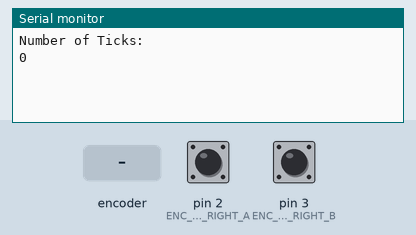
The sketch below on a simulated Arduino Uno, built with avr-gcc and run on an emulated ATmega328P. Shown: the last lines printed to the serial monitor. Inputs (shaded band) come from the test bench; at power-on: pin 2 (ENC_IN_RIGHT_A) HIGH, pin 3 (ENC_IN_RIGHT_B) HIGH.

Above: at 1.2 s.
1.3 s: rotary encoder on pin 2 (ENC_IN_RIGHT_A) / pin 3 (ENC_IN_RIGHT_B) turned 1 step (first pin leading)
At 2.8 s:
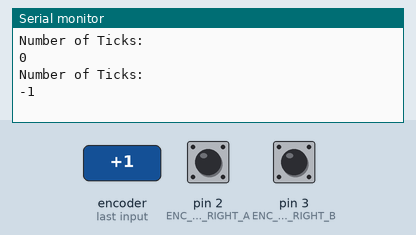
3.0 s: rotary encoder on pin 2 (ENC_IN_RIGHT_A) / pin 3 (ENC_IN_RIGHT_B) turned 1 step (first pin leading)
At 4.8 s:
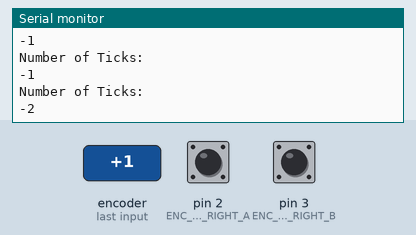
Timing chart, 0 to 6.3 s (numbered marks = the images above; inputs shaded):
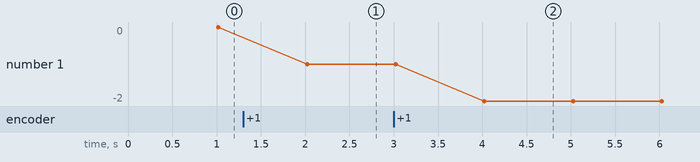

The sketch:

encoder_ab.ino
```cpp
// Encoder output to Arduino Interrupt pin. Tracks the tick count.
#define ENC_IN_RIGHT_A 2

// Other encoder output to Arduino to keep track of wheel direction
// Tracks the direction of rotation.
#define ENC_IN_RIGHT_B 3

// True = Forward; False = Reverse
boolean Direction_right = true;

// Keep track of the number of wheel ticks
volatile int right_wheel_tick_count = 0;

// One-second interval for measurements
int interval = 1000;
long previousMillis = 0;
long currentMillis = 0;

void setup() {

  // Open the serial port at 9600 bps
  Serial.begin(9600);

  // Set pin states of the encoder
  pinMode(ENC_IN_RIGHT_A , INPUT_PULLUP);
  pinMode(ENC_IN_RIGHT_B , INPUT);

  // Every time the pin goes high, this is a tick
  attachInterrupt(digitalPinToInterrupt(ENC_IN_RIGHT_A), right_wheel_tick, RISING);
}

void loop() {

  // Record the time
  currentMillis = millis();

  // If one second has passed, print the number of ticks
  if (currentMillis - previousMillis > interval) {

    previousMillis = currentMillis;

    Serial.println("Number of Ticks: ");
    Serial.println(right_wheel_tick_count);
    Serial.println();
  }
}

// Increment the number of ticks
void right_wheel_tick() {

  // Read the value for the encoder for the right wheel
  int val = digitalRead(ENC_IN_RIGHT_B);

  if(val == LOW) {
    right_wheel_tick_count--;  // Reverse
  }
  else {
    right_wheel_tick_count++;  // Forward
  }
}
```

Measured:
- after the input at 1.3 s, the serial monitor: prints a new line after 0.72 s (image 1)
- after the input at 3.0 s, the serial monitor: prints a new line after 1.0 s (image 2)
- plotted number 1: 0 → -1 after the input at 1.3 s, -1 → -2 after the input at 3.0 s
